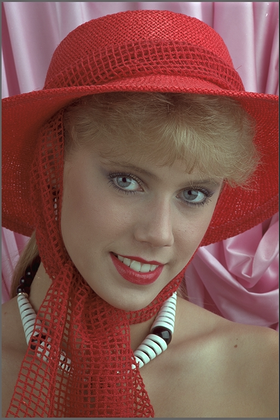
%> input picture kodim04.png, 280 x 420 px, shrunk from 512 x 768 before the run
$ octave demo.m   (GNU Octave 9; MATLAB toolbox functions it lacks are replaced by stand-ins)
%> lines starting %> are read from the running program, lines starting %| are printed output that depends on the picture
### crr_gray_time.m
%%%%%%%%%%%%%%%%%%%%%%%%%%%%%%%%%%%%%%%%%%%%%%%%%%%%%%%%%%%%%%%%%%%%
%                                                                  %
%   Copyright (c) 2018 by                                          %
%   Jing Liu                                                       %
%   Tianjin University, Tianjin, China                             %
%   - all rights reserved -                                        %
%                                                                  %
%   This is an implementation of the algorithm described in:       %
%   C. H. Cheng, O. C. Au, C. H. Liu, and K. Y. Yip, "Bit-depth    %
%   expansion by contour region reconstruction," in Proc. IEEE     %
%   Int. Symp. Circuits and Systems (ISCAS), 2009, pp. 944-947.    %
%                                                                  %
%   This program is free of charge for personal and scientific     %
%   use (with proper citation). The author does NOT give up his    %
%   copyright. Any commercial use is prohibited.                   %
%   YOU ARE USING THIS PROGRAM AT YOUR OWN RISK! THE AUTHOR        %
%   IS NOT RESPONSIBLE FOR ANY DAMAGE OR DATA-LOSS CAUSED BY THE   %
%   USE OF THIS PROGRAM.                                           %
%                                                                  %
%   If you have any questions please contact:                      %
%                                                                  %
%   Jing Liu                                                       %
%   School of Electrical and Information Engineering               %
%   Tianjin University                                             %
%   Tianjin, China                                                 %
%                                                                  %
%                                                                  %
%   email: jliu_tju@tju.edu.cn                                     %
%                                                                  %
%%%%%%%%%%%%%%%%%%%%%%%%%%%%%%%%%%%%%%%%%%%%%%%%%%%%%%%%%%%%%%%%%%%%

function I_crr = crr_gray_time(I_in,H,L)
Te = 2^(H-L);
[M,N] = size(I_in);

% 4-neighbor
Iidx = 1:M*N;
UPidx = Iidx-1;
UPidx(mod(UPidx,M)==0) = UPidx(mod(UPidx,M)==0)+1;
DOWNidx = Iidx+1;
DOWNidx(mod(DOWNidx,M)==1) = DOWNidx(mod(DOWNidx,M)==1)-1;
LEFTidx = Iidx-M;
LEFTidx(LEFTidx<1) = LEFTidx(LEFTidx<1)+M;
RIGHTidx = Iidx+M;
RIGHTidx(RIGHTidx>M*N) = RIGHTidx(RIGHTidx>M*N)-M;
% 8-neighbor
ULidx = Iidx-1-M;
ULidx(mod(ULidx,M)==0) = ULidx(mod(ULidx,M)==0)+1+M;
ULidx(ULidx<1) = ULidx(ULidx<1)+1+M;
DLidx = Iidx+1-M;
DLidx(mod(DLidx,M)==1) = DLidx(mod(DLidx,M)==1)-1+M;
DLidx(DLidx<1) = DLidx(DLidx<1)-1+M;
URidx = Iidx+M-1;
URidx(mod(URidx,M)==0) = URidx(mod(URidx,M)==0)-M+1;
URidx(URidx>M*N) = URidx(URidx>M*N)-M+1;
DRidx = Iidx+M+1;
DRidx(mod(DRidx,M)==1) = DRidx(mod(DRidx,M)==1)-M-1;
DRidx(DRidx>M*N) = DRidx(DRidx>M*N)-M-1;

Sup4 = (((I_in(UPidx)-I_in(Iidx))<=Te)&((I_in(UPidx)-I_in(Iidx))>0))|...
    (((I_in(DOWNidx)-I_in(Iidx))<=Te)&((I_in(DOWNidx)-I_in(Iidx))>0))|...
    (((I_in(LEFTidx)-I_in(Iidx))<=Te)&((I_in(LEFTidx)-I_in(Iidx))>0))|...
    (((I_in(RIGHTidx)-I_in(Iidx))<=Te)&((I_in(RIGHTidx)-I_in(Iidx))>0));
Sup8 = (((I_in(ULidx)-I_in(Iidx))<=Te)&((I_in(ULidx)-I_in(Iidx))>0))|...
    (((I_in(DLidx)-I_in(Iidx))<=Te)&((I_in(DLidx)-I_in(Iidx))>0))|...
    (((I_in(URidx)-I_in(Iidx))<=Te)&((I_in(URidx)-I_in(Iidx))>0))|...
    (((I_in(DRidx)-I_in(Iidx))<=Te)&((I_in(DRidx)-I_in(Iidx))>0));
upmap = min(Sup4,Sup8*sqrt(2));
Sdn4 = (((I_in(UPidx)-I_in(Iidx))>=-Te)&((I_in(UPidx)-I_in(Iidx))<0))|...
    (((I_in(DOWNidx)-I_in(Iidx))>=-Te)&((I_in(DOWNidx)-I_in(Iidx))<0))|...
    (((I_in(LEFTidx)-I_in(Iidx))>=-Te)&((I_in(LEFTidx)-I_in(Iidx))<0))|...
    (((I_in(RIGHTidx)-I_in(Iidx))>=-Te)&((I_in(RIGHTidx)-I_in(Iidx))<0));
Sdn8 = (((I_in(ULidx)-I_in(Iidx))>=-Te)&((I_in(ULidx)-I_in(Iidx))<0))|...
    (((I_in(DLidx)-I_in(Iidx))>=-Te)&((I_in(DLidx)-I_in(Iidx))<0))|...
    (((I_in(URidx)-I_in(Iidx))>=-Te)&((I_in(URidx)-I_in(Iidx))<0))|...
    (((I_in(DRidx)-I_in(Iidx))>=-Te)&((I_in(DRidx)-I_in(Iidx))<0));
downmap = min(Sdn4,Sdn8*sqrt(2));


upmap = double(upmap);
upmap(upmap==0) = 100000;
downmap = double(downmap);
downmap(downmap==0) = 100000;

upmap_old = upmap;
while(1)
    tmp = find(I_in(Iidx)==I_in(ULidx));
    upmap(tmp) = min(upmap(tmp),upmap(ULidx(tmp))+sqrt(2));
    tmp = find(I_in(Iidx)==I_in(DLidx));
    upmap(tmp) = min(upmap(tmp),upmap(DLidx(tmp))+sqrt(2));
    tmp = find(I_in(Iidx)==I_in(URidx));
    upmap(tmp) = min(upmap(tmp),upmap(URidx(tmp))+sqrt(2));
    tmp = find(I_in(Iidx)==I_in(DRidx));
    upmap(tmp) = min(upmap(tmp),upmap(DRidx(tmp))+sqrt(2));
    tmp = find(I_in(Iidx)==I_in(UPidx));
    upmap(tmp) = min(upmap(tmp),upmap(UPidx(tmp))+1);
    tmp = find(I_in(Iidx)==I_in(DOWNidx));
    upmap(tmp) = min(upmap(tmp),upmap(DOWNidx(tmp))+1);
    tmp = find(I_in(Iidx)==I_in(LEFTidx));
    upmap(tmp) = min(upmap(tmp),upmap(LEFTidx(tmp))+1);
    tmp = find(I_in(Iidx)==I_in(RIGHTidx));
    upmap(tmp) = min(upmap(tmp),upmap(RIGHTidx(tmp))+1);

    if all(upmap(:)==upmap_old(:))
        break
    end
    upmap_old = upmap;
end
downmap_old = downmap;
while(1)
    tmp = find(I_in(Iidx)==I_in(ULidx));
    downmap(tmp) = min(downmap(tmp),downmap(ULidx(tmp))+sqrt(2));
    tmp = find(I_in(Iidx)==I_in(DLidx));
    downmap(tmp) = min(downmap(tmp),downmap(DLidx(tmp))+sqrt(2));
    tmp = find(I_in(Iidx)==I_in(URidx));
    downmap(tmp) = min(downmap(tmp),downmap(URidx(tmp))+sqrt(2));
    tmp = find(I_in(Iidx)==I_in(DRidx));
    downmap(tmp) = min(downmap(tmp),downmap(DRidx(tmp))+sqrt(2));
    tmp = find(I_in(Iidx)==I_in(UPidx));
    downmap(tmp) = min(downmap(tmp),downmap(UPidx(tmp))+1);
    tmp = find(I_in(Iidx)==I_in(DOWNidx));
    downmap(tmp) = min(downmap(tmp),downmap(DOWNidx(tmp))+1);
    tmp = find(I_in(Iidx)==I_in(LEFTidx));
    downmap(tmp) = min(downmap(tmp),downmap(LEFTidx(tmp))+1);
    tmp = find(I_in(Iidx)==I_in(RIGHTidx));
    downmap(tmp) = min(downmap(tmp),downmap(RIGHTidx(tmp))+1);

    if all(downmap(:)==downmap_old(:))
        break
    end
    downmap_old = downmap;
end

stepratio = downmap./(downmap+upmap);
I_crr = I_in+floor(reshape(stepratio,M,N)*(Te-1));

return;

### ca_gray_time.m
%%%%%%%%%%%%%%%%%%%%%%%%%%%%%%%%%%%%%%%%%%%%%%%%%%%%%%%%%%%%%%%%%%%%
%                                                                  %
%   Copyright (c) 2018 by                                          %
%   Jing Liu                                                       %
%   Tianjin University, Tianjin, China                             %
%   - all rights reserved -                                        %
%                                                                  %
%   This is an implementation of the algorithm described in:       %
%   P. Wan, O. C. Au, K. Tang, Y. Guo, and L. Fang, "From 2D       %
%   extrapolation to 1D interpolation: Content adaptive image      %
%   bit-depth expansion," in Proc. IEEE Int. Conf. Multimedia and  %
%   Expo (ICME), 2012, pp. 170-175.                                %
%                                                                  %
%   This program is free of charge for personal and scientific     %
%   use (with proper citation). The author does NOT give up his    %
%   copyright. Any commercial use is prohibited.                   %
%   YOU ARE USING THIS PROGRAM AT YOUR OWN RISK! THE AUTHOR        %
%   IS NOT RESPONSIBLE FOR ANY DAMAGE OR DATA-LOSS CAUSED BY THE   %
%   USE OF THIS PROGRAM.                                           %
%                                                                  %
%   If you have any questions please contact:                      %
%                                                                  %
%   Jing Liu                                                       %
%   School of Electrical and Information Engineering               %
%   Tianjin University                                             %
%   Tianjin, China                                                 %
%                                                                  %
%                                                                  %
%   email: jliu_tju@tju.edu.cn                                     %
%                                                                  %
%%%%%%%%%%%%%%%%%%%%%%%%%%%%%%%%%%%%%%%%%%%%%%%%%%%%%%%%%%%%%%%%%%%%

function I_ca = ca_gray_time(I_in,H,L)
Te = 2^(H-L);
[M,N] = size(I_in);

% 4-neighbor
Iidx = 1:M*N;
UPidx = Iidx-1;
UPidx(mod(UPidx,M)==0) = UPidx(mod(UPidx,M)==0)+1;
DOWNidx = Iidx+1;
DOWNidx(mod(DOWNidx,M)==1) = DOWNidx(mod(DOWNidx,M)==1)-1;
LEFTidx = Iidx-M;
LEFTidx(LEFTidx<1) = LEFTidx(LEFTidx<1)+M;
RIGHTidx = Iidx+M;
RIGHTidx(RIGHTidx>M*N) = RIGHTidx(RIGHTidx>M*N)-M;
% 8-neighbor
ULidx = Iidx-1-M;
ULidx(mod(ULidx,M)==0) = ULidx(mod(ULidx,M)==0)+1+M;
ULidx(ULidx<1) = ULidx(ULidx<1)+1+M;
DLidx = Iidx+1-M;
DLidx(mod(DLidx,M)==1) = DLidx(mod(DLidx,M)==1)-1+M;
DLidx(DLidx<1) = DLidx(DLidx<1)-1+M;
URidx = Iidx+M-1;
URidx(mod(URidx,M)==0) = URidx(mod(URidx,M)==0)-M+1;
URidx(URidx>M*N) = URidx(URidx>M*N)-M+1;
DRidx = Iidx+M+1;
DRidx(mod(DRidx,M)==1) = DRidx(mod(DRidx,M)==1)-M-1;
DRidx(DRidx>M*N) = DRidx(DRidx>M*N)-M-1;

Sup4 = (((I_in(UPidx)-I_in(Iidx))<=Te)&((I_in(UPidx)-I_in(Iidx))>0))|...
    (((I_in(DOWNidx)-I_in(Iidx))<=Te)&((I_in(DOWNidx)-I_in(Iidx))>0))|...
    (((I_in(LEFTidx)-I_in(Iidx))<=Te)&((I_in(LEFTidx)-I_in(Iidx))>0))|...
    (((I_in(RIGHTidx)-I_in(Iidx))<=Te)&((I_in(RIGHTidx)-I_in(Iidx))>0));
Sup8 = (((I_in(ULidx)-I_in(Iidx))<=Te)&((I_in(ULidx)-I_in(Iidx))>0))|...
    (((I_in(DLidx)-I_in(Iidx))<=Te)&((I_in(DLidx)-I_in(Iidx))>0))|...
    (((I_in(URidx)-I_in(Iidx))<=Te)&((I_in(URidx)-I_in(Iidx))>0))|...
    (((I_in(DRidx)-I_in(Iidx))<=Te)&((I_in(DRidx)-I_in(Iidx))>0));
upmap = min(Sup4,Sup8*sqrt(2));
Sdn4 = (((I_in(UPidx)-I_in(Iidx))>=-Te)&((I_in(UPidx)-I_in(Iidx))<0))|...
    (((I_in(DOWNidx)-I_in(Iidx))>=-Te)&((I_in(DOWNidx)-I_in(Iidx))<0))|...
    (((I_in(LEFTidx)-I_in(Iidx))>=-Te)&((I_in(LEFTidx)-I_in(Iidx))<0))|...
    (((I_in(RIGHTidx)-I_in(Iidx))>=-Te)&((I_in(RIGHTidx)-I_in(Iidx))<0));
Sdn8 = (((I_in(ULidx)-I_in(Iidx))>=-Te)&((I_in(ULidx)-I_in(Iidx))<0))|...
    (((I_in(DLidx)-I_in(Iidx))>=-Te)&((I_in(DLidx)-I_in(Iidx))<0))|...
    (((I_in(URidx)-I_in(Iidx))>=-Te)&((I_in(URidx)-I_in(Iidx))<0))|...
    (((I_in(DRidx)-I_in(Iidx))>=-Te)&((I_in(DRidx)-I_in(Iidx))<0));
downmap = min(Sdn4,Sdn8*sqrt(2));


upmap = double(upmap);
upmap(upmap==0) = 100000;
downmap = double(downmap);
downmap(downmap==0) = 100000;

upmap_old = upmap;
while(1)
    tmp = find(I_in(Iidx)==I_in(ULidx));
    upmap(tmp) = min(upmap(tmp),upmap(ULidx(tmp))+sqrt(2));
    tmp = find(I_in(Iidx)==I_in(DLidx));
    upmap(tmp) = min(upmap(tmp),upmap(DLidx(tmp))+sqrt(2));
    tmp = find(I_in(Iidx)==I_in(URidx));
    upmap(tmp) = min(upmap(tmp),upmap(URidx(tmp))+sqrt(2));
    tmp = find(I_in(Iidx)==I_in(DRidx));
    upmap(tmp) = min(upmap(tmp),upmap(DRidx(tmp))+sqrt(2));
    tmp = find(I_in(Iidx)==I_in(UPidx));
    upmap(tmp) = min(upmap(tmp),upmap(UPidx(tmp))+1);
    tmp = find(I_in(Iidx)==I_in(DOWNidx));
    upmap(tmp) = min(upmap(tmp),upmap(DOWNidx(tmp))+1);
    tmp = find(I_in(Iidx)==I_in(LEFTidx));
    upmap(tmp) = min(upmap(tmp),upmap(LEFTidx(tmp))+1);
    tmp = find(I_in(Iidx)==I_in(RIGHTidx));
    upmap(tmp) = min(upmap(tmp),upmap(RIGHTidx(tmp))+1);

    if all(upmap(:)==upmap_old(:))
        break
    end
    upmap_old = upmap;
end
downmap_old = downmap;
while(1)
    tmp = find(I_in(Iidx)==I_in(ULidx));
    downmap(tmp) = min(downmap(tmp),downmap(ULidx(tmp))+sqrt(2));
    tmp = find(I_in(Iidx)==I_in(DLidx));
    downmap(tmp) = min(downmap(tmp),downmap(DLidx(tmp))+sqrt(2));
    tmp = find(I_in(Iidx)==I_in(URidx));
    downmap(tmp) = min(downmap(tmp),downmap(URidx(tmp))+sqrt(2));
    tmp = find(I_in(Iidx)==I_in(DRidx));
    downmap(tmp) = min(downmap(tmp),downmap(DRidx(tmp))+sqrt(2));
    tmp = find(I_in(Iidx)==I_in(UPidx));
    downmap(tmp) = min(downmap(tmp),downmap(UPidx(tmp))+1);
    tmp = find(I_in(Iidx)==I_in(DOWNidx));
    downmap(tmp) = min(downmap(tmp),downmap(DOWNidx(tmp))+1);
    tmp = find(I_in(Iidx)==I_in(LEFTidx));
    downmap(tmp) = min(downmap(tmp),downmap(LEFTidx(tmp))+1);
    tmp = find(I_in(Iidx)==I_in(RIGHTidx));
    downmap(tmp) = min(downmap(tmp),downmap(RIGHTidx(tmp))+1);

    if all(downmap(:)==downmap_old(:))
        break
    end
    downmap_old = downmap;
end
upmap_reshape = reshape(upmap,M,N);
downmap_reshape = reshape(downmap,M,N);

stepratio = downmap./(downmap+upmap);
Thr_upper = 0.99;
Thr_lower = 0.01;
LMin = stepratio>Thr_upper;
LMax = stepratio<Thr_lower;

% denoise1: open to remove tiny LMM regions
se = strel('disk',1);
LMin_opened = imopen(reshape(LMin,M,N),se);
LMax_opened = imopen(reshape(LMax,M,N),se);
% denoise2: removal irregular LMM regions
LMM = LMax_opened+LMin_opened*(-1);
LMM_old = LMM;
L = 1;
while(1)
    for idxi = 1:size(LMM,1)
        for idxj = 1:size(LMM,2)
            if LMM_old(idxi,idxj)~=0
                local = LMM_old(max(idxi-L,1):min(idxi+L,M),...
                    max(idxj-L,1):min(idxj+L,N));
                LMM(idxi,idxj) = 2*double(sum(local(:))>0)-1;
            end
        end
    end
    if all(LMM(:)==LMM_old(:))
        break;
    end
    LMM_old = LMM;
end
% denoise3: close to fill small holes
LMin = LMM<0;
LMax = LMM>0;
LMin_closed = imclose(reshape(LMin,M,N),se);
LMax_closed = imclose(reshape(LMax,M,N),se);
S_Min = bwmorph(LMin_closed,'skel',Inf);
S_Max = bwmorph(LMax_closed,'skel',inf);
S = S_Min|S_Max;

% Virtual Skeleton
% for local minimum
L = double((upmap(Iidx)-upmap(UPidx)>0)&(upmap(Iidx)-upmap(DOWNidx)>0))+...
    double((upmap(Iidx)-upmap(LEFTidx)>0)&(upmap(Iidx)-upmap(RIGHTidx)>0))+...
    double((upmap(Iidx)-upmap(ULidx)>0)&(upmap(Iidx)-upmap(DRidx)>0))+...
    double((upmap(Iidx)-upmap(URidx)>0)&(upmap(Iidx)-upmap(DLidx)>0));
Bd_Min = reshape((L>=2),M,N)&LMM;
L = double((downmap(Iidx)-downmap(UPidx)>0)&(downmap(Iidx)-downmap(DOWNidx)>0))+...
    double((downmap(Iidx)-downmap(LEFTidx)>0)&(downmap(Iidx)-downmap(RIGHTidx)>0))+...
    double((downmap(Iidx)-downmap(ULidx)>0)&(downmap(Iidx)-downmap(DRidx)>0))+...
    double((downmap(Iidx)-downmap(URidx)>0)&(downmap(Iidx)-downmap(DLidx)>0));
Bd_Max = reshape((L>=2),M,N)&LMM;
VS=S|Bd_Min|Bd_Max;

% re-calculate downmap and upmap
upmap_recal = upmap_reshape;
upmap_recal(VS&LMax_closed) = 0;
upmap_recal_old = upmap_recal;
while(1)
    tmp = find((I_in(Iidx)==I_in(ULidx))&(upmap_reshape(Iidx)==100000));
    upmap_recal(tmp) = min(upmap_recal(tmp),upmap_recal(ULidx(tmp))+sqrt(2));
    tmp = find((I_in(Iidx)==I_in(DLidx))&(upmap_reshape(Iidx)==100000));
    upmap_recal(tmp) = min(upmap_recal(tmp),upmap_recal(DLidx(tmp))+sqrt(2));
    tmp = find((I_in(Iidx)==I_in(URidx))&(upmap_reshape(Iidx)==100000));
    upmap_recal(tmp) = min(upmap_recal(tmp),upmap_recal(URidx(tmp))+sqrt(2));
    tmp = find((I_in(Iidx)==I_in(DRidx))&(upmap_reshape(Iidx)==100000));
    upmap_recal(tmp) = min(upmap_recal(tmp),upmap_recal(DRidx(tmp))+sqrt(2));
    tmp = find((I_in(Iidx)==I_in(UPidx))&(upmap_reshape(Iidx)==100000));
    upmap_recal(tmp) = min(upmap_recal(tmp),upmap_recal(UPidx(tmp))+1);
    tmp = find((I_in(Iidx)==I_in(DOWNidx))&(upmap_reshape(Iidx)==100000));
    upmap_recal(tmp) = min(upmap_recal(tmp),upmap_recal(DOWNidx(tmp))+1);
    tmp = find((I_in(Iidx)==I_in(LEFTidx))&(upmap_reshape(Iidx)==100000));
    upmap_recal(tmp) = min(upmap_recal(tmp),upmap_recal(LEFTidx(tmp))+1);
    tmp = find((I_in(Iidx)==I_in(RIGHTidx))&(upmap_reshape(Iidx)==100000));
    upmap_recal(tmp) = min(upmap_recal(tmp),upmap_recal(RIGHTidx(tmp))+1);

    if all(upmap_recal(:)==upmap_recal_old(:))
        break
    end
    upmap_recal_old = upmap_recal;
end
upmap_recal(VS&LMax_closed) = 0;

downmap_recal = downmap_reshape;
downmap_recal(VS&LMin_closed) = 0;
downmap_recal_old = downmap_recal;
while(1)
    tmp = find((I_in(Iidx)==I_in(ULidx))&(downmap_reshape(Iidx)==100000));
    downmap_recal(tmp) = min(downmap_recal(tmp),downmap_recal(ULidx(tmp))+sqrt(2));
    tmp = find((I_in(Iidx)==I_in(DLidx))&(downmap_reshape(Iidx)==100000));
    downmap_recal(tmp) = min(downmap_recal(tmp),downmap_recal(DLidx(tmp))+sqrt(2));
    tmp = find((I_in(Iidx)==I_in(URidx))&(downmap_reshape(Iidx)==100000));
    downmap_recal(tmp) = min(downmap_recal(tmp),downmap_recal(URidx(tmp))+sqrt(2));
    tmp = find((I_in(Iidx)==I_in(DRidx))&(downmap_reshape(Iidx)==100000));
    downmap_recal(tmp) = min(downmap_recal(tmp),downmap_recal(DRidx(tmp))+sqrt(2));
    tmp = find((I_in(Iidx)==I_in(UPidx))&(downmap_reshape(Iidx)==100000));
    downmap_recal(tmp) = min(downmap_recal(tmp),downmap_recal(UPidx(tmp))+1);
    tmp = find((I_in(Iidx)==I_in(DOWNidx))&(downmap_reshape(Iidx)==100000));
    downmap_recal(tmp) = min(downmap_recal(tmp),downmap_recal(DOWNidx(tmp))+1);
    tmp = find((I_in(Iidx)==I_in(LEFTidx))&(downmap_reshape(Iidx)==100000));
    downmap_recal(tmp) = min(downmap_recal(tmp),downmap_recal(LEFTidx(tmp))+1);
    tmp = find((I_in(Iidx)==I_in(RIGHTidx))&(downmap_reshape(Iidx)==100000));
    downmap_recal(tmp) = min(downmap_recal(tmp),downmap_recal(RIGHTidx(tmp))+1);

    if all(downmap_recal(:)==downmap_recal_old(:))
        break
    end
    downmap_recal_old = downmap_recal;
end
downmap_recal(VS&LMin_closed) = 0;
stepratio = downmap_recal./(downmap_recal+upmap_recal);

% content adaptive LSBs reconstruction
alpha = 1;
gk = zeros(size(I_in));
gk(LMM==0) = stepratio(LMM==0);
gk(I_in==(2^H-1)-(Te-1)) = cos((1-stepratio(I_in==(2^H-1)-(Te-1))).^alpha);
gk(I_in==0) = 0.5;
gk(LMin_closed==1) = 0.5+0.5*stepratio(LMin_closed==1);
gk(LMax_closed==1) = 0.5*stepratio(LMax_closed==1);
I_ca2 = I_in+floor(gk*(Te-1));

% bilateral filter
I_ca = I_ca2;
w     = 2;       % bilateral filter half-width
sigma = [2 0.01]; % bilateral filter standard deviations
I_ca_tmp = bfilter2(double(I_ca2)/(2^H-1),w,sigma)*(2^H-1);
I_ca(VS)=I_ca_tmp(VS);
I_ca = round(I_ca);

return;

### demo.m
%  ----------------------------------------------------------------------
%  Executable software for image de-quantization
%
%  ----------------------------------------------------------------------
%  Copyright (c) 2018 Jing Liu
%  ----------------------------------------------------------------------
%    THE SOFTWARE IS PROVIDED "AS IS", WITHOUT WARRANTY OF ANY KIND,
%  EXPRESS OR IMPLIED, INCLUDING BUT NOT LIMITED TO THE WARRANTIES
%  OF MERCHANTABILITY, FITNESS FOR A PARTICULAR PURPOSE AND
%  NONINFRINGEMENT. IN NO EVENT SHALL THE AUTHORS OR COPYRIGHT
%  HOLDERS BE LIABLE FOR ANY CLAIM, DAMAGES OR OTHER LIABILITY,
%  WHETHER IN AN ACTION OF CONTRACT, TORT OR OTHERWISE, ARISING
%  FROM, OUT OF OR IN CONNECTION WITH THE SOFTWARE OR THE USE OR
%  OTHER DEALINGS IN THE SOFTWARE.
%  ----------------------------------------------------------------------
%  Contact: Jing Liu at <jliu_tju@tju.edu.cn> or <jingliu.phd@gmail.com>
%  ----------------------------------------------------------------------
%  Please cite the paper (Jing Liu, Guangtao Zhai, Xiaokang Yang, and
%  Chang Wen Chen, "IPAD: Intensity Potential for Adaptive De-quantization,
%  " IEEE Trans. Image Process. (TIP), vol.XX, no.X, pp.XXX-XXX, 2018)
%  ----------------------------------------------------------------------

clear; close all; clc;
high = 8; % high bit-depth, change to 16 for 16-bit original image
low = 4; % low bit-depth, smaller than high
maxmemo = 1e8; % limit the memory used
qStep = 2^(high-low); % quantization step
blockSize = 64; % block size for ACDC algorithm
imgName = 'kodim04.png'; % filename for original image
lambda = 1.5; % parameters for ACDC algorithm

ori = imread(imgName);
%> ori is the input picture: size 420x280x3 uint8; mean R, G, B 131.9, 84.1, 78.4
[M,N,C] = size(ori);
%> M = 420; N = 280; C = 3
img = double(ori);
img_Q = floor(img/qStep);
% zp
imgIn = img_Q*qStep;
imwrite(uint8(imgIn),sprintf('%s_zp_%d_%d.png',imgName(1:end-4),high,low));
% imwrite(uint16(imgIn),sprintf('%s_zp_%d_%d.png',imgName(1:end-4),high,low));


% mig
I_mig = img_Q/(2^low-1)*(2^high-1);
imwrite(uint8(I_mig),sprintf('%s_mig_%d_%d.png',imgName(1:end-4),high,low));
% imwrite(uint16(I_mig),sprintf('%s_mig_%d_%d.png',imgName(1:end-4),high,low));

% br
msbs = uint8(ori)/(2^low);
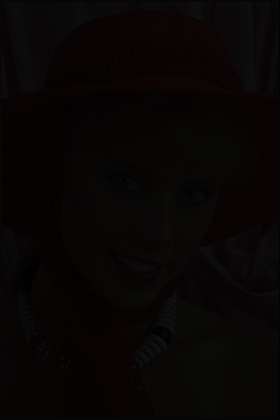
%> msbs: size 420x280x3 uint8; mean R, G, B 8.28, 5.28, 4.93
I_br = imgIn+double(msbs);
imwrite(uint8(I_br),sprintf('%s_br_%d_%d.png',imgName(1:end-4),high,low));
% imwrite(uint16(I_br),sprintf('%s_br_%d_%d.png',imgName(1:end-4),high,low));

I_crr = zeros(size(imgIn));
I_ca = zeros(size(imgIn));
I_mrc = zeros(size(imgIn));
I_ipad = zeros(size(imgIn));

% crr
for chn = 1:size(ori,3)
    I_crr(:,:,chn) = crr_gray_time(imgIn(:,:,chn),high,low);
end
%> this loop made 3 passes
%> pass 1, in crr_gray_time, `I_crr = I_in+floor(reshape(stepratio,M,N)*(Te-1));`:
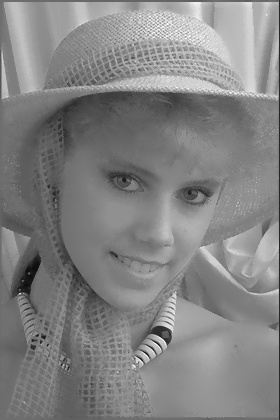
%> I_crr: size 420x280 double; min 7, max 247, mean 131.5
imwrite(uint8(I_crr),sprintf('%s_crr_%d_%d.png',imgName(1:end-4),high,low));
% imwrite(uint16(I_crr),sprintf('%s_crr_%d_%d.png',imgName(1:end-4),high,low));

% ca
for chn = 1:size(ori,3)
%> (the run ends here)
